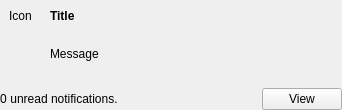
<?xml version="1.0" encoding="UTF-8"?>
<ui version="4.0">
 <class>NotificationBox</class>
 <widget class="QWidget" name="NotificationBox">
  <property name="geometry">
   <rect>
    <x>0</x>
    <y>0</y>
    <width>342</width>
    <height>110</height>
   </rect>
  </property>
  <property name="sizePolicy">
   <sizepolicy hsizetype="MinimumExpanding" vsizetype="MinimumExpanding">
    <horstretch>0</horstretch>
    <verstretch>0</verstretch>
   </sizepolicy>
  </property>
  <property name="windowTitle">
   <string>NotificationBox</string>
  </property>
  <layout class="QVBoxLayout" name="verticalLayout_4">
   <property name="spacing">
    <number>0</number>
   </property>
   <property name="leftMargin">
    <number>0</number>
   </property>
   <property name="topMargin">
    <number>0</number>
   </property>
   <property name="rightMargin">
    <number>0</number>
   </property>
   <property name="bottomMargin">
    <number>0</number>
   </property>
   <item>
    <layout class="QHBoxLayout" name="horizontalLayout_3">
     <property name="sizeConstraint">
      <enum>QLayout::SetMinimumSize</enum>
     </property>
     <item>
      <widget class="QWidget" name="iconWidget" native="true">
       <property name="sizePolicy">
        <sizepolicy hsizetype="Minimum" vsizetype="Expanding">
         <horstretch>0</horstretch>
         <verstretch>0</verstretch>
        </sizepolicy>
       </property>
       <layout class="QVBoxLayout" name="verticalLayout">
        <item>
         <widget class="QLabel" name="labelIcon">
          <property name="sizePolicy">
           <sizepolicy hsizetype="Minimum" vsizetype="Minimum">
            <horstretch>0</horstretch>
            <verstretch>0</verstretch>
           </sizepolicy>
          </property>
          <property name="text">
           <string>Icon</string>
          </property>
          <property name="alignment">
           <set>Qt::AlignCenter</set>
          </property>
         </widget>
        </item>
        <item>
         <spacer name="verticalSpacer">
          <property name="orientation">
           <enum>Qt::Vertical</enum>
          </property>
          <property name="sizeHint" stdset="0">
           <size>
            <width>20</width>
            <height>15</height>
           </size>
          </property>
         </spacer>
        </item>
       </layout>
      </widget>
     </item>
     <item>
      <widget class="QWidget" name="msgWidget" native="true">
       <property name="sizePolicy">
        <sizepolicy hsizetype="Expanding" vsizetype="Expanding">
         <horstretch>0</horstretch>
         <verstretch>0</verstretch>
        </sizepolicy>
       </property>
       <layout class="QVBoxLayout" name="verticalLayout_2">
        <item>
         <widget class="QLabel" name="labelTitle">
          <property name="sizePolicy">
           <sizepolicy hsizetype="Expanding" vsizetype="Preferred">
            <horstretch>0</horstretch>
            <verstretch>0</verstretch>
           </sizepolicy>
          </property>
          <property name="minimumSize">
           <size>
            <width>0</width>
            <height>0</height>
           </size>
          </property>
          <property name="maximumSize">
           <size>
            <width>240</width>
            <height>16777215</height>
           </size>
          </property>
          <property name="font">
           <font>
            <weight>75</weight>
            <bold>true</bold>
           </font>
          </property>
          <property name="mouseTracking">
           <bool>false</bool>
          </property>
          <property name="lineWidth">
           <number>0</number>
          </property>
          <property name="text">
           <string>Title</string>
          </property>
          <property name="alignment">
           <set>Qt::AlignLeading|Qt::AlignLeft|Qt::AlignTop</set>
          </property>
          <property name="wordWrap">
           <bool>true</bool>
          </property>
         </widget>
        </item>
        <item>
         <widget class="QLabel" name="labelMsg">
          <property name="sizePolicy">
           <sizepolicy hsizetype="Expanding" vsizetype="Minimum">
            <horstretch>0</horstretch>
            <verstretch>0</verstretch>
           </sizepolicy>
          </property>
          <property name="minimumSize">
           <size>
            <width>0</width>
            <height>0</height>
           </size>
          </property>
          <property name="maximumSize">
           <size>
            <width>240</width>
            <height>16777215</height>
           </size>
          </property>
          <property name="lineWidth">
           <number>0</number>
          </property>
          <property name="text">
           <string>Message</string>
          </property>
          <property name="alignment">
           <set>Qt::AlignLeading|Qt::AlignLeft|Qt::AlignTop</set>
          </property>
          <property name="wordWrap">
           <bool>true</bool>
          </property>
         </widget>
        </item>
       </layout>
      </widget>
     </item>
    </layout>
   </item>
   <item>
    <widget class="QWidget" name="aditionalWidget" native="true">
     <property name="sizePolicy">
      <sizepolicy hsizetype="Preferred" vsizetype="Preferred">
       <horstretch>0</horstretch>
       <verstretch>0</verstretch>
      </sizepolicy>
     </property>
     <layout class="QHBoxLayout" name="horizontalLayout_2">
      <property name="spacing">
       <number>0</number>
      </property>
      <property name="leftMargin">
       <number>0</number>
      </property>
      <property name="topMargin">
       <number>0</number>
      </property>
      <property name="rightMargin">
       <number>0</number>
      </property>
      <property name="bottomMargin">
       <number>0</number>
      </property>
      <item>
       <widget class="QLabel" name="number">
        <property name="sizePolicy">
         <sizepolicy hsizetype="Minimum" vsizetype="Minimum">
          <horstretch>0</horstretch>
          <verstretch>0</verstretch>
         </sizepolicy>
        </property>
        <property name="autoFillBackground">
         <bool>false</bool>
        </property>
        <property name="locale">
         <locale language="English" country="UnitedStates"/>
        </property>
        <property name="text">
         <string>0</string>
        </property>
        <property name="textFormat">
         <enum>Qt::PlainText</enum>
        </property>
        <property name="scaledContents">
         <bool>false</bool>
        </property>
        <property name="alignment">
         <set>Qt::AlignLeading|Qt::AlignLeft|Qt::AlignVCenter</set>
        </property>
        <property name="wordWrap">
         <bool>false</bool>
        </property>
        <property name="margin">
         <number>4</number>
        </property>
       </widget>
      </item>
      <item>
       <widget class="QLabel" name="msg">
        <property name="sizePolicy">
         <sizepolicy hsizetype="Minimum" vsizetype="Minimum">
          <horstretch>0</horstretch>
          <verstretch>0</verstretch>
         </sizepolicy>
        </property>
        <property name="text">
         <string> unread notifications.</string>
        </property>
       </widget>
      </item>
      <item>
       <spacer name="horizontalSpacer">
        <property name="orientation">
         <enum>Qt::Horizontal</enum>
        </property>
        <property name="sizeHint" stdset="0">
         <size>
          <width>109</width>
          <height>20</height>
         </size>
        </property>
       </spacer>
      </item>
      <item>
       <widget class="QPushButton" name="pushButton">
        <property name="sizePolicy">
         <sizepolicy hsizetype="Minimum" vsizetype="Minimum">
          <horstretch>0</horstretch>
          <verstretch>0</verstretch>
         </sizepolicy>
        </property>
        <property name="text">
         <string>View</string>
        </property>
       </widget>
      </item>
     </layout>
    </widget>
   </item>
  </layout>
  <zorder></zorder>
  <zorder>aditionalWidget</zorder>
 </widget>
 <resources/>
 <connections/>
</ui>
